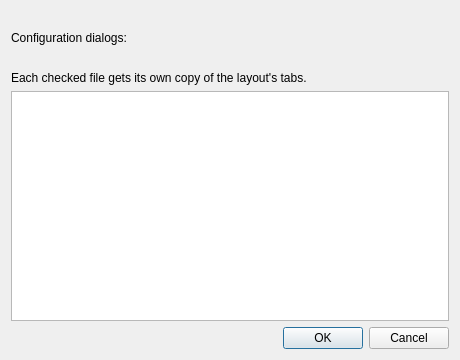
<?xml version="1.0" encoding="UTF-8"?>
<ui version="4.0">
 <class>BatchLoadDialog</class>
 <widget class="QWidget" name="BatchLoadDialog">
  <property name="geometry">
   <rect>
    <x>0</x>
    <y>0</y>
    <width>460</width>
    <height>360</height>
   </rect>
  </property>
  <layout class="QVBoxLayout" name="verticalLayout">
   <item>
    <widget class="QLabel" name="labelPrompt">
     <property name="wordWrap">
      <bool>true</bool>
     </property>
    </widget>
   </item>
   <item>
    <layout class="QHBoxLayout" name="layoutDialogMode">
     <item>
      <widget class="QLabel" name="labelDialogMode">
       <property name="text">
        <string>Configuration dialogs:</string>
       </property>
      </widget>
     </item>
     <item>
      <widget class="PJ::DualOptionsWidget" name="dialogMode" native="true">
       <property name="sizePolicy">
        <sizepolicy hsizetype="Fixed" vsizetype="Fixed">
         <horstretch>0</horstretch>
         <verstretch>0</verstretch>
        </sizepolicy>
       </property>
      </widget>
     </item>
     <item>
      <spacer name="spacerDialogMode">
       <property name="orientation">
        <enum>Qt::Horizontal</enum>
       </property>
      </spacer>
     </item>
    </layout>
   </item>
   <item>
    <widget class="QLabel" name="labelDialogModeHint">
     <property name="wordWrap">
      <bool>true</bool>
     </property>
    </widget>
   </item>
   <item>
    <widget class="QLabel" name="labelCompare">
     <property name="wordWrap">
      <bool>true</bool>
     </property>
     <property name="text">
      <string>Each checked file gets its own copy of the layout's tabs.</string>
     </property>
    </widget>
   </item>
   <item>
    <widget class="QListWidget" name="listFiles">
     <property name="selectionMode">
      <enum>QAbstractItemView::NoSelection</enum>
     </property>
    </widget>
   </item>
   <item>
    <widget class="QDialogButtonBox" name="buttonBox">
     <property name="orientation">
      <enum>Qt::Horizontal</enum>
     </property>
     <property name="standardButtons">
      <set>QDialogButtonBox::Cancel|QDialogButtonBox::Ok</set>
     </property>
    </widget>
   </item>
  </layout>
 </widget>
 <customwidgets>
  <customwidget>
   <class>PJ::DualOptionsWidget</class>
   <extends>QWidget</extends>
   <header>pj_widgets/DualOptionsWidget.h</header>
  </customwidget>
 </customwidgets>
 <resources/>
 <connections/>
</ui>
